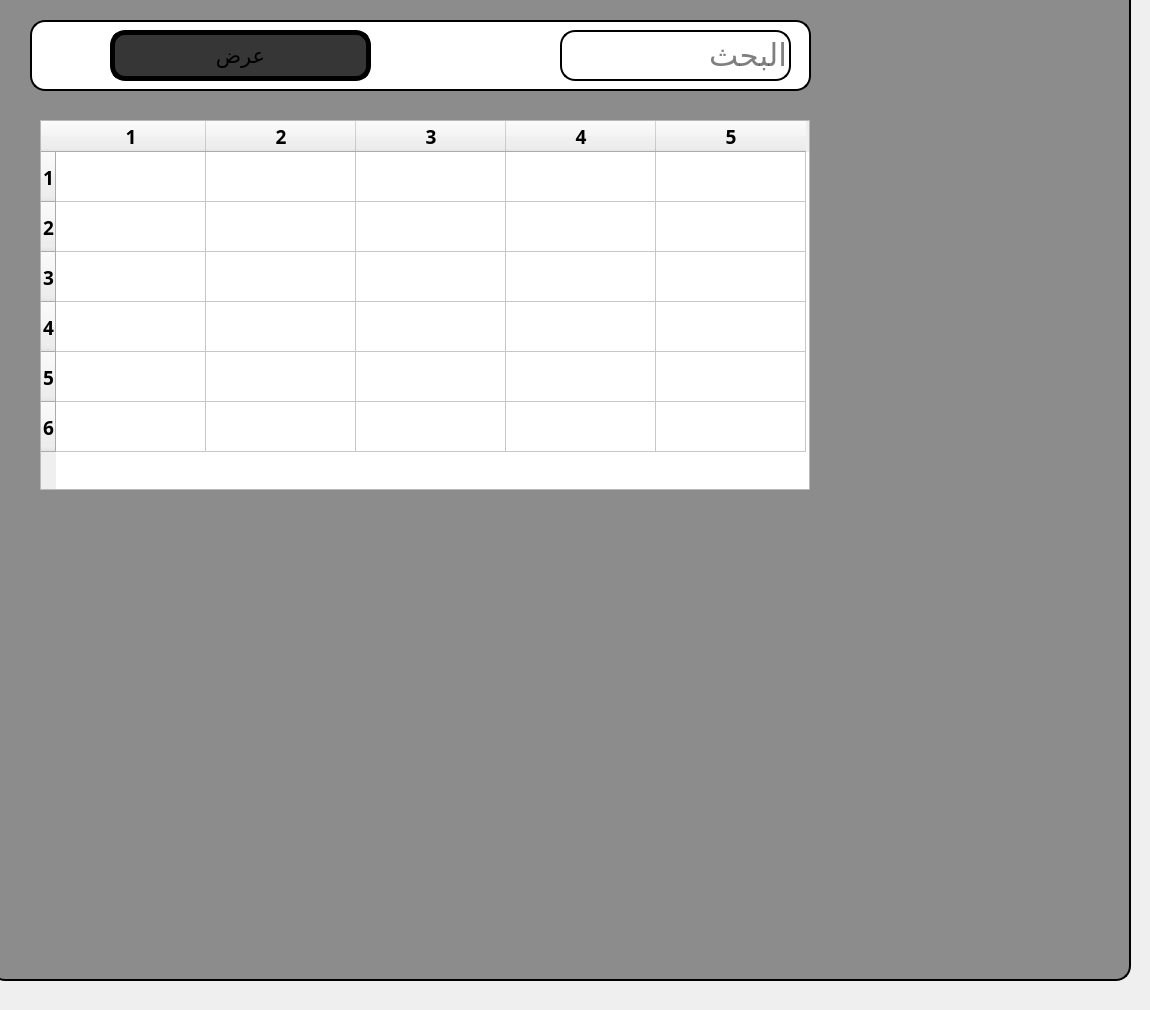
     <widget class="QWidget" name="tab_50">
      <attribute name="title">
       <string>عرض المنتجات</string>
      </attribute>
      <widget class="QPushButton" name="pushButton_66">
       <property name="geometry">
        <rect>
         <x>-10</x>
         <y>-20</y>
         <width>1141</width>
         <height>1001</height>
        </rect>
       </property>
       <property name="font">
        <font>
         <pointsize>16</pointsize>
        </font>
       </property>
       <property name="autoFillBackground">
        <bool>false</bool>
       </property>
       <property name="styleSheet">
        <string notr="true">background-color:rgb(140, 140, 140);
border: 2px solid black;
border-radius: 15px;</string>
       </property>
       <property name="text">
        <string/>
       </property>
      </widget>
      <widget class="QLabel" name="label_61">
       <property name="geometry">
        <rect>
         <x>30</x>
         <y>20</y>
         <width>781</width>
         <height>71</height>
        </rect>
       </property>
       <property name="styleSheet">
        <string notr="true">background-color:rgb(255, 255, 255);
border: 2px solid black;
border-radius: 15px;</string>
       </property>
       <property name="text">
        <string/>
       </property>
      </widget>
      <widget class="QLineEdit" name="products_search_4">
       <property name="geometry">
        <rect>
         <x>560</x>
         <y>30</y>
         <width>231</width>
         <height>51</height>
        </rect>
       </property>
       <property name="font">
        <font>
         <pointsize>23</pointsize>
        </font>
       </property>
       <property name="styleSheet">
        <string notr="true">background-color:rgb(255, 255, 255);
border: 2px solid black;
border-radius: 15px;</string>
       </property>
       <property name="text">
        <string/>
       </property>
       <property name="placeholderText">
        <string>البحث</string>
       </property>
      </widget>
      <widget class="QTableWidget" name="tableWidget_47">
       <property name="geometry">
        <rect>
         <x>40</x>
         <y>120</y>
         <width>770</width>
         <height>370</height>
        </rect>
       </property>
       <property name="minimumSize">
        <size>
         <width>770</width>
         <height>370</height>
        </size>
       </property>
       <property name="maximumSize">
        <size>
         <width>770</width>
         <height>370</height>
        </size>
       </property>
       <property name="font">
        <font>
         <family>Tajawal Black</family>
         <pointsize>14</pointsize>
         <bold>true</bold>
        </font>
       </property>
       <property name="contextMenuPolicy">
        <enum>Qt::PreventContextMenu</enum>
       </property>
       <property name="locale">
        <locale language="Arabic" country="Egypt"/>
       </property>
       <property name="showGrid">
        <bool>true</bool>
       </property>
       <property name="sortingEnabled">
        <bool>false</bool>
       </property>
       <property name="rowCount">
        <number>6</number>
       </property>
       <property name="columnCount">
        <number>5</number>
       </property>
       <attribute name="horizontalHeaderMinimumSectionSize">
        <number>150</number>
       </attribute>
       <attribute name="horizontalHeaderDefaultSectionSize">
        <number>150</number>
       </attribute>
       <attribute name="verticalHeaderMinimumSectionSize">
        <number>50</number>
       </attribute>
       <attribute name="verticalHeaderDefaultSectionSize">
        <number>50</number>
       </attribute>
       <row/>
       <row/>
       <row/>
       <row/>
       <row/>
       <row/>
       <column/>
       <column/>
       <column/>
       <column/>
       <column/>
       <item row="0" column="0">
        <property name="text">
         <string/>
        </property>
       </item>
      </widget>
      <widget class="QPushButton" name="products_show_4">
       <property name="geometry">
        <rect>
         <x>110</x>
         <y>30</y>
         <width>261</width>
         <height>51</height>
        </rect>
       </property>
       <property name="font">
        <font>
         <pointsize>16</pointsize>
        </font>
       </property>
       <property name="autoFillBackground">
        <bool>false</bool>
       </property>
       <property name="styleSheet">
        <string notr="true">background-color:rgb(54, 54, 54);
border: 5px solid black;
border-radius: 15px;</string>
       </property>
       <property name="text">
        <string>عرض</string>
       </property>
      </widget>
     </widget>
